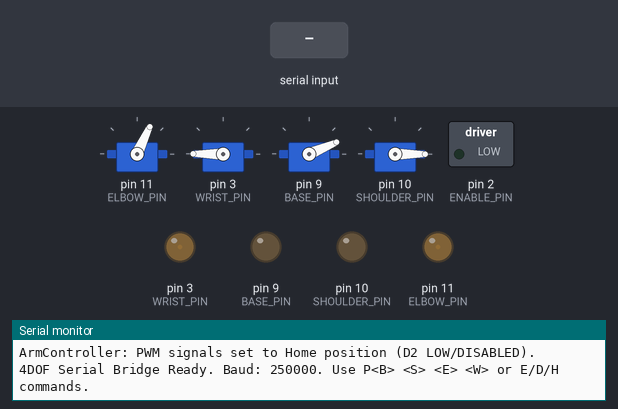
A program run on a simulated Arduino Uno, built with avr-gcc and run on an emulated ATmega328P. Parts: 4 × servo, switched loads named in the program (green lamp = pin HIGH), output pins drawn as LEDs (lit = HIGH), the last lines printed to the serial monitor. The test bench sets the inputs (shaded band). Servo pulses on a pin are drawn as a servo (544–2400 µs = 0–180°); pins used as bus, display or sensor lines are not drawn.

Above: at 1.2 s.
1.3 s: "E90\n" received over Serial
At 1.6 s:
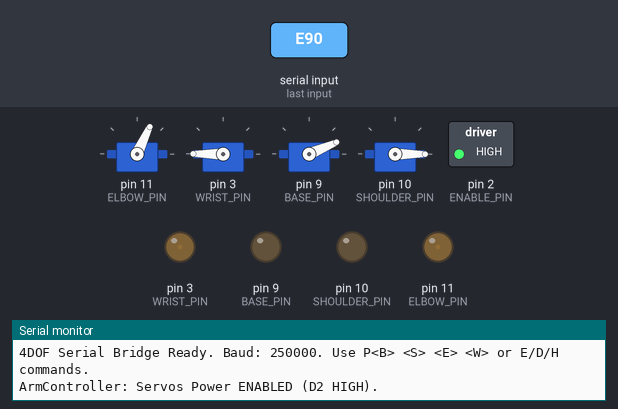
2.8 s: "1\n" received over Serial
4.3 s: "P90\n" received over Serial
Timing chart, 0 to 7.3 s (numbered marks = the images above; inputs shaded):
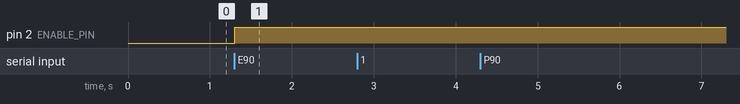

Measured:
- after the input at 1.3 s, pin 2 (ENABLE_PIN): LOW → HIGH at once

The program:

main.cpp
```cpp
// This file is the main sketch that implements the fast serial bridge.
// It uses a very high baud rate (250000) and tokenization for quick command parsing.

#include "ArmController.h"
#include "ArmTest.h"

// --- PIN DEFINITIONS ---
// These pins are hard-coded based on the provided Timer configuration
const int BASE_PIN      = 9;  // Timer1 OC1A
const int SHOULDER_PIN  = 10; // Timer1 OC1B
const int ELBOW_PIN     = 11; // Timer2 OC2A
const int WRIST_PIN     = 3;  // Timer2 OC2B
const int ENABLE_PIN    = 2;  // External enable/power pin (e.g., MOSFET switch)

// Instantiate the arm controller
ArmController arm(BASE_PIN, SHOULDER_PIN, ELBOW_PIN, WRIST_PIN, ENABLE_PIN);

// --- SERIAL COMMAND BUFFER ---
// Keep this small to save RAM
const int MAX_COMMAND_LENGTH = 32;
char command_buffer[MAX_COMMAND_LENGTH];
int buffer_index = 0;

// --- FAST UTILITY FUNCTIONS ---

/**
 * @brief Parses the command buffer to extract four space-separated angle integers.
 * The format is assumed to be: "P B S E W" (e.g., "P 90 45 120 180")
 */
void parseAndExecutePosition() {
    int angles[4] = {0, 0, 0, 0};
    int count = 0;

    // Use strtok to tokenize the string by spaces
    // strtok modifies the input string (command_buffer) in-place.
    // Start after the first character (the 'P' prefix)
    char* token = strtok(command_buffer + 1, " ");

    // Loop through the four expected tokens
    while (token != NULL && count < 4) {
        // Simple conversion from ASCII string to integer (atoi is fast)
        angles[count++] = atoi(token);
        token = strtok(NULL, " "); // Get the next token
    }

    if (count == 4) {
        // Execute the position command directly to the registers
        // This method has no serial logging for maximum speed.
        arm.goToPosition(angles[0], angles[1], angles[2], angles[3]);
        // Serial.println("ACK"); // Uncomment for host acknowledgement
    } else {
        Serial.println("ERR: Invalid P command format. Expected \'P<B> <S> <E> <W>\'");
    }
}

void serialControlBridge() {
     // Non-blocking check for incoming serial data
    while (Serial.available()) {
        char inChar = (char)Serial.read();

        // 1. Check for command termination (Newline character '\n' or Carriage Return '\r')
        if (inChar == '\n' || inChar == '\r') {
            // Null-terminate the string for processing
            command_buffer[buffer_index] = '\0';

            // Execute command if the buffer is not empty
            if (buffer_index > 0) {
                char command = command_buffer[0];

                switch (command) {
                    case 'P': // Position command: P<B> <S> <E> <W>
                        parseAndExecutePosition();
                        break;

                    case 'E': // Enable command
                        arm.enableServos();
                        break;

                    case 'D': // Disable command
                        arm.disableServos();
                        break;

                    case 'H': // Home command
                        arm.homeArm();
                        break;

                    default:
                        Serial.print("ERR: Unknown command '");
                        Serial.print(command);
                        Serial.println("\'P<B> <S> <E> <W>\' or \'E\' or \'D\' or \'H\'");
                        break;
                }
            }

            // Reset buffer for the next command
            buffer_index = 0;

        }

        // 2. Read character and check for buffer overflow
        else if (buffer_index < MAX_COMMAND_LENGTH - 1) {
            command_buffer[buffer_index++] = inChar;
        }

        // 3. Handle overflow (discard the rest of the line until newline)
        else {
            // Drop character. The next newline will reset the buffer.
        }
    }

    // The main loop is kept minimal for responsiveness.
}

// --- ARDUINO SETUP AND LOOP ---

void setup() {
    // Use a very high baud rate (250000) for maximum throughput and speed.
    Serial.begin(250000);
    // Wait for serial port to connect. (Needed for Leonardo/Micro)
    while (!Serial) {;}

    // Initialize the ArmController (sets up timers and home position)
    arm.initialize();

    Serial.println("4DOF Serial Bridge Ready. Baud: 250000. Use P<B> <S> <E> <W> or E/D/H commands.");
}

void loop() {
    serialControlBridge();
    // runInteractiveTest();
}
```

ArmController.h
```cpp
#ifndef ARMCONTROLLER_H
#define ARMCONTROLLER_H

#include <Arduino.h>

// Define the pin mapping based on the provided Timer configuration:
// D9 (Base) -> Timer1 OC1A
// D10 (Shoulder) -> Timer1 OC1B
// D11 (Elbow) -> Timer2 OC2A
// D3 (Wrist) -> Timer2 OC2B
// D2 (Enable) -> Custom pin for MOSFET/H-bridge control

class ArmController {
public:
    // Constructor initializes pin numbers
    ArmController(int baseP, int shoulderP, int elbowP, int wristP, int enableP);

    // Main setup function (configures timers and sets home position)
    void initialize();

    // Control functions
    void enableServos();
    void disableServos();
    bool isEnabled() const { return isPowered; }
    void goToPosition(int baseAngle, int shoulderAngle, int elbowAngle, int wristAngle);
    void homeArm(int stepDelay = 5); // stepDelay is used for the settling time

    // Readback function
    int getCurrentAngle(int index); // 0=Base, 1=Shoulder, 2=Elbow, 3=Wrist

private:
    const int basePin;
    const int shoulderPin;
    const int elbowPin;
    const int wristPin;
    const int enablePin;

    bool isPowered;

    // Timer configuration and servo control
    void initServosTimer();
    int angleToTimerValue(int angle, int timer_id);
};

// Global Constants for Home Position
namespace ArmConstants {
    extern const int HOME_BASE;
    extern const int HOME_SHOULDER;
    extern const int HOME_ELBOW;
    extern const int HOME_WRIST;
}

#endif // ARMCONTROLLER_H
```

ArmTest.h
```cpp
#ifndef ARMTEST_H
#define ARMTEST_H

#include "ArmController.h"

// Number of joints (Base, Shoulder, Elbow, Wrist)
const int NUM_JOINTS = 4;

// Function prototypes for the test utility
void runInteractiveTest(ArmController& armController);
void printTestInstructions();

#endif // ARMTEST_H
```

ArmController.cpp
```cpp
#include "ArmController.h"
#include <Arduino.h>
#include <avr/io.h> // Include for direct register access

// Define the new HOME (Parked) Position angles constants.
namespace ArmConstants {
    // New Home positions (same as requested)
    const int HOME_BASE = 25;
    const int HOME_SHOULDER = 0;
    const int HOME_ELBOW = 60;
    const int HOME_WRIST = 180;
}

// ------------------------------------------------------------------
// UTILITY FUNCTIONS (Timer Mapping)
// ------------------------------------------------------------------

/**
 * @brief Maps an angle (0-180) to the required Timer Compare Value.
 * This conversion is critical for translating desired angles to OCR register values.
 */
int ArmController::angleToTimerValue(int angle, int timer_id) {
    // Clamp angle to valid range (0-180)
    if (angle < 0) angle = 0;
    if (angle > 180) angle = 180;

    // Timer 1 (16-bit) mapping for D9 (OC1A) and D10 (OC1B)
    // Range: 50Hz, 125 (500us) to 625 (2500us). This uses 16-bit resolution.
    if (timer_id == 1) {
        return map(angle, 0, 180, 125, 625);
    }

    // Timer 2 (8-bit) mapping for D11 (OC2A) and D3 (OC2B)
    // Range: ~61Hz, 8 (approx 500us) to 39 (approx 2500us). This uses 8-bit resolution.
    if (timer_id == 2) {
        return map(angle, 0, 180, 8, 39);
    }
    return 0;
}

// ------------------------------------------------------------------
// HARDWARE INITIALIZATION (REGISTER CONTROL)
// ------------------------------------------------------------------

/**
 * @brief Configures Timer1 (D9, D10) and Timer2 (D3, D11) for stable PWM generation.
 */
void ArmController::initServosTimer() {
    // --- TIMER 1 (16-bit, Pins D9, D10) ---
    // Mode 14: Fast PWM, TOP = ICR1, Prescaler N=64 -> Freq = 50Hz (20ms period)

    TCCR1A = 0;
    TCCR1B = 0;
    ICR1 = 4999; // Sets TOP value: (16M / (64 * 50Hz)) - 1 = 4999

    TCCR1B |= (1 << WGM13) | (1 << WGM12); // Mode 14
    TCCR1A |= (1 << WGM11);

    // Compare Output Mode: Clear OC1A/B on Compare Match, Set at TOP
    TCCR1A |= (1 << COM1A1) | (1 << COM1B1);

    TCCR1B |= (1 << CS11) | (1 << CS10); // Prescaler 64, start timer

    // --- TIMER 2 (8-bit, Pins D11, D3) ---
    // Mode 3: Fast PWM, TOP = 0xFF, Prescaler N=1024 -> Freq = ~61Hz

    TCCR2A = 0;
    TCCR2B = 0;
    TCCR2A |= (1 << WGM21) | (1 << WGM20); // Mode 3

    // Compare Output Mode: Clear OC2A/B on Compare Match, Set at TOP
    TCCR2A |= (1 << COM2A1) | (1 << COM2B1);

    TCCR2B |= (1 << CS22) | (1 << CS21) | (1 << CS20); // Prescaler 1024, start timer

    // Set all PWM pins as output using Arduino functions for clarity
    pinMode(basePin, OUTPUT);
    pinMode(shoulderPin, OUTPUT);
    pinMode(elbowPin, OUTPUT);
    pinMode(wristPin, OUTPUT);

    Serial.println("ArmController: Hardware Timers Configured.");
}

// ------------------------------------------------------------------
// CONSTRUCTOR AND INITIALIZATION
// ------------------------------------------------------------------

ArmController::ArmController(int baseP, int shoulderP, int elbowP, int wristP, int enableP)
    : basePin(baseP), shoulderPin(shoulderP), elbowPin(elbowP), wristPin(wristP), enablePin(enableP),
      isPowered(false) {}

/**
 * @brief Sets up pin modes, initializes timers, and ensures D2 is LOW (DISABLED).
 */
void ArmController::initialize() {
    Serial.println("ArmController: Initializing Servo Enable Pin (D2).");

    // 1. Set D2 as OUTPUT and ensure it starts LOW (DISABLED)
    pinMode(enablePin, OUTPUT);
    digitalWrite(enablePin, LOW);

    // 2. Configure the hardware timers for PWM signal generation
    initServosTimer();

    // 3. Write the initial HOME position to the registers (power still LOW)
    goToPosition(ArmConstants::HOME_BASE, ArmConstants::HOME_SHOULDER, ArmConstants::HOME_ELBOW, ArmConstants::HOME_WRIST);

    Serial.println("ArmController: PWM signals set to Home position (D2 LOW/DISABLED).");
}

// ------------------------------------------------------------------
// PUBLIC API
// ------------------------------------------------------------------

void ArmController::enableServos() {
    if (!isPowered) {
        digitalWrite(enablePin, HIGH); // Apply power/torque
        isPowered = true;
        Serial.println("ArmController: Servos Power ENABLED (D2 HIGH).");
    }
}

void ArmController::disableServos() {
    if (isPowered) {
        digitalWrite(enablePin, LOW); // Remove power/torque
        isPowered = false;
        Serial.println("ArmController: Servos Power DISABLED (D2 LOW).");
    }
}

/**
 * @brief Writes directly to the hardware OCR registers to set the servo positions.
 */
void ArmController::goToPosition(int baseAngle, int shoulderAngle, int elbowAngle, int wristAngle) {
    // Write angles to the appropriate Output Compare Registers (OCR)

    // Base (D9) is Timer1 OC1A
    OCR1A = angleToTimerValue(baseAngle, 1);

    // Shoulder (D10) is Timer1 OC1B
    OCR1B = angleToTimerValue(shoulderAngle, 1);

    // Elbow (D11) is Timer2 OC2A
    OCR2A = angleToTimerValue(elbowAngle, 2);

    // Wrist (D3) is Timer2 OC2B
    OCR2B = angleToTimerValue(wristAngle, 2);

    // Note: No Serial logging here for maximum speed.
}

/**
 * @brief Sets the PWM signal to the HOME position, then enables torque (D2 HIGH).
 */
void ArmController::homeArm(int stepDelay) {
    // If the arm is already powered, don't re-run the startup sequence.
    if (isPowered) return;

    Serial.println("ArmController: Applying power to move to pre-set Home Position...");

    // The PWM signal is already set in initialize(). We just need to apply power.
    delay(5); // Small delay to ensure the current PWM cycle is running before power is applied.

    // Enable physical power/torque (D2 HIGH) to execute the move
    enableServos();

    // Give the arm time to settle into the position after power is applied
    delay(stepDelay * 20);

    Serial.println("ArmController: Homing Sequence Complete (D2 is HIGH).");
}

/**
 * @brief Reads the current angle from the hardware OCR registers and maps it back.
 */
int ArmController::getCurrentAngle(int index) {
    // Read the raw OCR value and map it back to 0-180
    if (index == 0) return map(OCR1A, 125, 625, 0, 180); // Base (D9)
    if (index == 1) return map(OCR1B, 125, 625, 0, 180); // Shoulder (D10)
    if (index == 2) return map(OCR2A, 8, 39, 0, 180);    // Elbow (D11)
    if (index == 3) return map(OCR2B, 8, 39, 0, 180);    // Wrist (D3)
    return 90;
}
```

ArmTest.cpp
```cpp
#include "ArmTest.h"
#include "ArmController.h"
#include <Arduino.h>

// Global state variables for the test utility
static int currentAngles[NUM_JOINTS];
static int selectedJoint = 0; // 0=Base, 1=Shoulder, 2=Elbow, 3=Wrist
const int STEP_SIZE = 5; // Degrees to move per 'I' or 'K' command

/**
 * @brief Updates the robot's position based on the global currentAngles array.
 */
void updateRobotPosition(ArmController& armController) {
    // Call the high-performance goToPosition function
    armController.goToPosition(
        currentAngles[0],
        currentAngles[1],
        currentAngles[2],
        currentAngles[3]
    );
}

/**
 * @brief Displays the current status of all joints, enable pin, and the selected joint.
 */
void printStatus(ArmController& armController) {
    // Read the *true* current angle from the hardware registers for display
    // The currentAngles array is synced here with the hardware state
    for (int i = 0; i < NUM_JOINTS; i++) {
        currentAngles[i] = armController.getCurrentAngle(i);
    }

    Serial.println("---------------------------------------------------------");

    // 1. Enable Pin Status (uses the new isEnabled() method)
    Serial.print("D2 STATUS | Enable Pin: ");
    Serial.println(armController.isEnabled() ? "HIGH (POWER ON) ✅" : "LOW (POWER OFF) ❌");

    // 2. Selected Motor
    Serial.print("SELECTED  | Joint: ");
    switch (selectedJoint) {
        case 0: Serial.print("1: BASE (D9)    "); break;
        case 1: Serial.print("2: SHOULDER (D10)"); break;
        case 2: Serial.print("3: ELBOW (D11)  "); break;
        case 3: Serial.print("4: WRIST (D3)   "); break;
    }

    // 3. Motor Angles
    Serial.print(" | Angle: ");
    Serial.println(currentAngles[selectedJoint]);

    // 4. Full Angle Set
    Serial.print("ANGLES    | [B, S, E, W]: [");
    for (int i = 0; i < NUM_JOINTS; i++) {
        Serial.print(currentAngles[i]);
        if (i < NUM_JOINTS - 1) Serial.print(", ");
    }
    Serial.println("]");
    Serial.println("---------------------------------------------------------");
}


/**
 * @brief Prints instructions for the serial interactive test.
 */
void printTestInstructions() {
    Serial.println("--- COMMANDS ---");
    Serial.println("1, 2, 3, 4: Select Joint (Base, Shoulder, Elbow, Wrist)");
    Serial.println("I / +: Increase selected joint angle by 5 degrees");
    Serial.println("K / -: Decrease selected joint angle by 5 degrees");
    Serial.println("H: Home all joints (ENABLE D2 & move to preset Home)");
    Serial.println("?: Show this help menu");
    Serial.println("----------------");
}

/**
 * @brief Runs the interactive serial monitor test for the robotic arm.
 */
void runInteractiveTest(ArmController& armController) {
    // Initialize currentAngles from the controller's initial register state
    static bool initialized = false;
    if (!initialized) {
        // Sync local angle array with the initial hardware state
        for (int i = 0; i < NUM_JOINTS; i++) {
            currentAngles[i] = armController.getCurrentAngle(i);
        }
        initialized = true;
        printTestInstructions();
        printStatus(armController);
    }

    if (Serial.available() > 0) {
        char command = Serial.read();
        bool status_changed = true;

        // Convert to uppercase for case-insensitive commands
        if (command >= 'a' && command <= 'z') {
            command = command - ('a' - 'A');
        }

        // If the arm is disabled, only allow 'H' or '?'
        if (!armController.isEnabled() && command != 'H' && command != '?') {
            Serial.println("Error: Servos are DISABLED. Press 'H' to enable and home.");
            return;
        }

        switch (command) {
            // Joint Selection
            case '1':
            case '2':
            case '3':
            case '4':
                selectedJoint = command - '1';
                break;

            // Increase Angle
            case 'I':
            case '+':
                currentAngles[selectedJoint] = currentAngles[selectedJoint] + STEP_SIZE;
                if (currentAngles[selectedJoint] > 180) currentAngles[selectedJoint] = 180;
                updateRobotPosition(armController);
                break;

            // Decrease Angle
            case 'K':
            case '-':
                currentAngles[selectedJoint] = currentAngles[selectedJoint] - STEP_SIZE;
                if (currentAngles[selectedJoint] < 0) currentAngles[selectedJoint] = 0;
                updateRobotPosition(armController);
                break;

            // Homing Sequence
            case 'H':
                armController.homeArm(50);
                // Force sync the local angles array to the home angles
                for (int i = 0; i < NUM_JOINTS; i++) {
                    currentAngles[i] = armController.getCurrentAngle(i);
                }
                break;

            // Help/Status Commands
            case '?':
                printTestInstructions();
                // Fall-through to show status after printing instructions
            case '\n': // Ignore newline characters
            case '\r': // Ignore carriage return characters
                status_changed = false;
                break;

            default:
                status_changed = false;
                break;
        }

        // Print the full status after every command that modifies state or requires feedback
        if (status_changed) {
            printStatus(armController);
        }
    }
}
```
